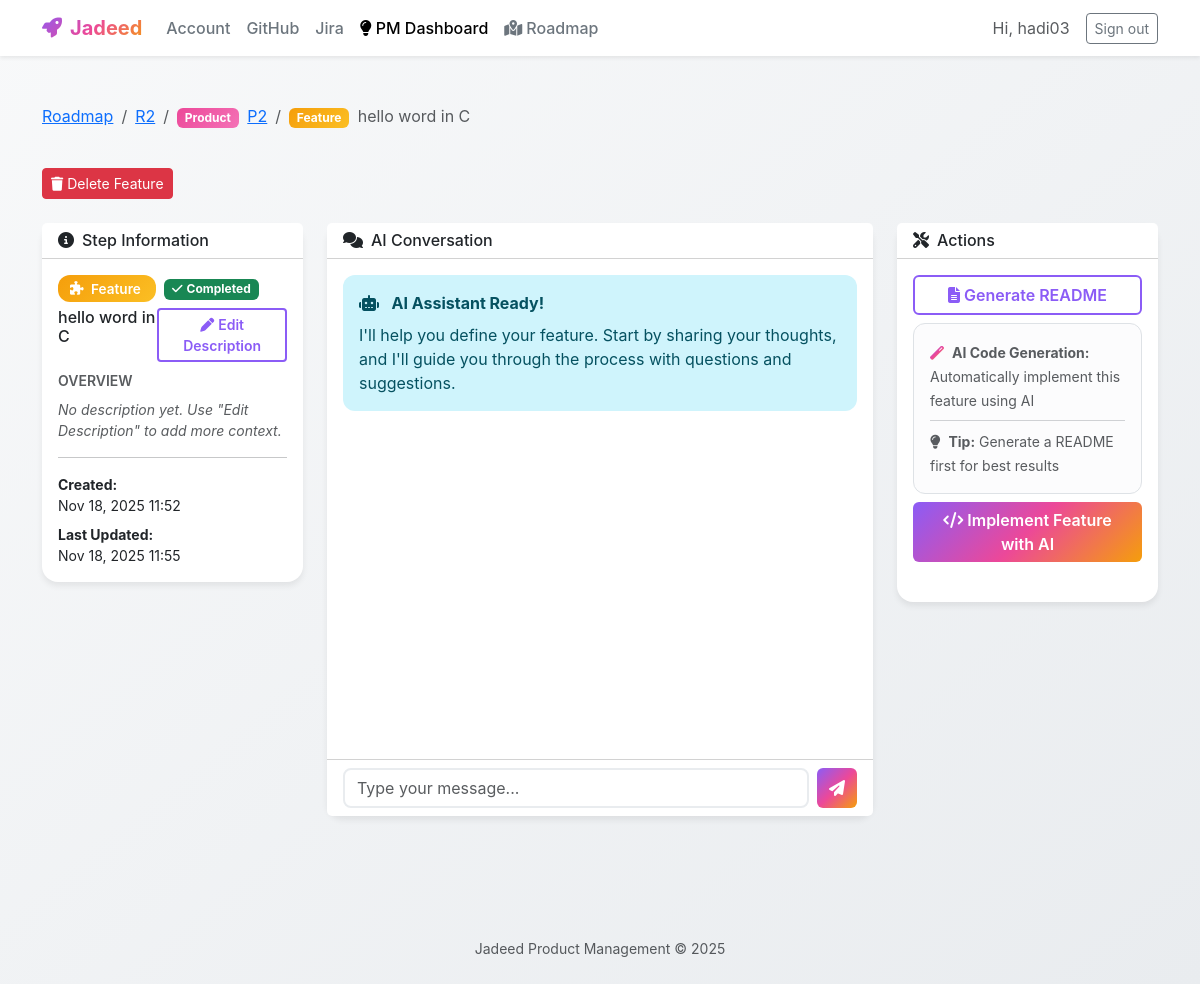
The app's page /product-management/workflow/71/ (signed in) with its own data.
### product_management/models.py (models this page shows, shortened)
class Project(models.Model):
    name = models.CharField(max_length=255)
    description = models.TextField(blank=True)
    user = models.ForeignKey(User, on_delete=models.CASCADE, related_name='pm_projects')
    github_repository = models.ForeignKey(
        GitHubRepository,
        on_delete=models.SET_NULL,
        null=True,
        blank=True,
        related_name='pm_projects'
    )
    created_at = models.DateTimeField(auto_now_add=True)
    updated_at = models.DateTimeField(auto_now=True)
    class Meta:
        verbose_name = "Project"
        verbose_name_plural = "Projects"
        ordering = ['-created_at']

class WorkflowStep(models.Model):
    STEP_CHOICES = [
        ('vision', 'Vision'),
        ('initiative', 'Initiative'),
        ('portfolio', 'Portfolio'),
        ('product', 'Product'),
        ('feature', 'Feature'),
    ]
    STATUS_CHOICES = [
        ('backlog', 'Backlog'),
        ('todo', 'To Do'),
        ('in_progress', 'In Progress'),
        ('completed', 'Completed'),
    ]
    project = models.ForeignKey(Project, on_delete=models.CASCADE, related_name='workflow_steps', null=True, blank=True)
    user = models.ForeignKey('auth.User', on_delete=models.CASCADE, related_name='workflow_steps', null=True, blank=True)
    step_type = models.CharField(max_length=20, choices=STEP_CHOICES)
    title = models.CharField(max_length=255)
    description = models.TextField(blank=True)
    reference_id = models.CharField(max_length=20, unique=True, blank=True, null=True)
    parent_step = models.ForeignKey(
        'self',
        on_delete=models.CASCADE,
        null=True,
        blank=True,
        related_name='child_steps'
    )
    conversation_history = models.JSONField(default=list, blank=True)
    readme_content = models.TextField(blank=True)
    readme_generated_at = models.DateTimeField(null=True, blank=True)
    status = models.CharField(max_length=20, choices=STATUS_CHOICES, default='backlog')
    is_completed = models.BooleanField(default=False)
    created_at = models.DateTimeField(auto_now_add=True)
    updated_at = models.DateTimeField(auto_now=True)
    class Meta:
        verbose_name = "Workflow Step"
        verbose_name_plural = "Workflow Steps"
        ordering = ['step_type', '-created_at']
        indexes = [
            models.Index(fields=['project', 'step_type']),
            models.Index(fields=['parent_step']),
        ]

### product_management/views.py (the view)
# urls.py: path('workflow/<int:step_id>/', views.workflow_chat, name='workflow_chat'),
@login_required
def workflow_chat(request, step_id):
    workflow_step = get_object_or_404(WorkflowStep, id=step_id)
    if workflow_step.project:
        if workflow_step.project.user != request.user:
            from django.http import Http404
            raise Http404("Workflow step not found.")
    elif workflow_step.user and workflow_step.user != request.user:
        from django.http import Http404
        raise Http404("Workflow step not found.")
    hierarchy = []
    current = workflow_step
    while current:
        hierarchy.insert(0, current)
        current = current.parent_step
    conversation_json = json.dumps(workflow_step.conversation_history or [])
    context = {
        'workflow_step': workflow_step,
        'project': workflow_step.project,
        'hierarchy': hierarchy,
        'conversation_json': conversation_json,
    }
    return render(request, 'product_management/workflow_chat.html', context)

### product_management/templates/product_management/workflow_chat.html (shortened to what this page needs)
{% extends 'product_management/base.html' %}
{% block content %}
<div class="row mb-4">
    <div class="col-12">
        <nav aria-label="breadcrumb">
            <ol class="breadcrumb">
                <li class="breadcrumb-item"><a href="{% url 'product_management:hierarchy' %}">Roadmap</a></li>
                {% if project %}
                <li class="breadcrumb-item"><a href="{% url 'product_management:project_detail' project.id %}">{{ project.name }}</a></li>
                {% endif %}
                {% for item in hierarchy %}
                    {% if forloop.last %}
                        <li class="breadcrumb-item active" aria-current="page">
                            <span class="badge badge-{{ item.step_type }} me-1">{{ item.get_step_type_display }}</span>
                            {{ item.title }}
                        </li>
                    {% else %}
                        <li class="breadcrumb-item">
                            <span class="badge badge-{{ item.step_type }} me-1">{{ item.get_step_type_display }}</span>
                            {% if item.step_type == 'product' %}
                                <a href="{% url 'product_management:product_steps' item.id %}">{{ item.title }}</a>
                            {% elif item.step_type == 'feature' %}
                                <a href="{% url 'product_management:feature_steps' item.id %}">{{ item.title }}</a>
                            {% else %}
                                <a href="{% url 'product_management:workflow_chat' item.id %}">{{ item.title }}</a>
                            {% endif %}
                        </li>
                    {% endif %}
                {% endfor %}
            </ol>
        </nav>
    </div>
</div>
<div class="row mb-4">
    <div class="col-12">
        <div class="d-flex justify-content-between align-items-start">
            <div>
                <button class="btn btn-danger btn-sm delete-workflow-step-btn"
                        data-step-id="{{ workflow_step.id }}"
                        data-step-title="{{ workflow_step.title }}"
                        data-step-type="{{ workflow_step.get_step_type_display }}">
                    <i class="fas fa-trash me-1"></i>Delete {{ workflow_step.get_step_type_display }}
                </button>
            </div>
        </div>
    </div>
</div>
<div class="row">
    <div class="col-lg-3">
        <div class="card mb-3">
            <div class="card-header bg-white">
                <h6 class="mb-0"><i class="fas fa-info-circle me-2"></i>Step Information</h6>
            </div>
            <div class="card-body">
                <div class="mb-2">
                    <span class="workflow-badge badge-{{ workflow_step.step_type }}">
                        {% if workflow_step.step_type == 'vision' %}<i class="fas fa-eye me-1"></i>
                        {% elif workflow_step.step_type == 'initiative' %}<i class="fas fa-flag me-1"></i>
                        {% elif workflow_step.step_type == 'portfolio' %}<i class="fas fa-folder me-1"></i>
                        {% elif workflow_step.step_type == 'product' %}<i class="fas fa-box me-1"></i>
                        {% elif workflow_step.step_type == 'feature' %}<i class="fas fa-puzzle-piece me-1"></i>
                        {% endif %}
                        {{ workflow_step.get_step_type_display }}
                    </span>
                    {% if workflow_step.is_completed %}
                    <span class="badge bg-success ms-2"><i class="fas fa-check me-1"></i>Completed</span>
                    {% endif %}
                </div>
                <div class="d-flex justify-content-between align-items-start mb-2">
                    <h6 class="mb-0">{{ workflow_step.title }}</h6>
                    <button type="button"
                            class="btn btn-sm btn-creative-outline"
                            id="editDescriptionBtn">
                        <i class="fas fa-pen me-1"></i>Edit Description
                    </button>
                </div>
                <div class="small text-muted text-uppercase fw-semibold mb-2">
                    Overview
                </div>
                <div id="workflowDescriptionDisplay">
                    {% if workflow_step.description %}
                    <div class="small text-muted" id="workflowDescriptionText">
                        {{ workflow_step.description|linebreaksbr }}
                    </div>
                    {% else %}
                    <div class="small text-muted fst-italic" id="workflowDescriptionText">
                        No description yet. Use "Edit Description" to add more context.
                    </div>
                    {% endif %}
                </div>
                <hr>
                <div class="small">
                    <div class="mb-2">
                        <strong>Created:</strong><br>
                        {{ workflow_step.created_at|date:"M d, Y H:i" }}
                    </div>
                    <div>
                        <strong>Last Updated:</strong><br>
                        {{ workflow_step.updated_at|date:"M d, Y H:i" }}
                    </div>
                </div>
            </div>
        </div>
    </div>
    <div class="col-lg-6">
        <div class="card mb-4">
            <div class="card-header bg-white">
                <h6 class="mb-0"><i class="fas fa-comments me-2"></i>AI Conversation</h6>
            </div>
            <div class="card-body" style="height: 500px; overflow-y: auto;" id="chatContainer">
                <div id="chatMessages">
                    <div class="alert alert-info">
                        <i class="fas fa-robot me-2"></i>
                        <strong>AI Assistant Ready!</strong>
                        <p class="mb-0 mt-2">I'll help you define your {{ workflow_step.get_step_type_display|lower }}. Start by sharing your thoughts, and I'll guide you through the process with questions and suggestions.</p>
                    </div>
                </div>
            </div>
            <div class="card-footer bg-white">
                <form id="chatForm" class="d-flex gap-2">
                    <input type="text" class="form-control" id="messageInput" placeholder="Type your message..." autocomplete="off">
                    <button type="submit" class="btn btn-creative" id="sendBtn">
                        <i class="fas fa-paper-plane"></i>
                    </button>
                </form>
            </div>
        </div>
    </div>
    <div class="col-lg-3">
        <div class="card">
            <div class="card-header bg-white">
                <h6 class="mb-0"><i class="fas fa-tools me-2"></i>Actions</h6>
            </div>
            <div class="card-body">
                <button class="btn btn-creative-outline w-100 mb-2" id="generateReadmeBtn">
                    <i class="fas fa-file-alt me-1"></i>Generate README
                </button>
                {% if workflow_step.step_type == 'feature' and project.github_repository %}
                <div class="mb-3">
                    <div class="alert alert-light border mb-2">
                        <small class="text-muted">
                            <i class="fas fa-magic text-creative me-1"></i>
                            <strong>AI Code Generation:</strong> Automatically implement this feature using AI
                        </small>
                        <hr class="my-2">
                        <small class="text-muted">
                            <i class="fas fa-lightbulb me-1"></i>
                            <strong>Tip:</strong> Generate a README first for best results
                        </small>
                    </div>
                    <button class="btn btn-creative w-100 mb-2" id="requestCodeChangeBtn">
                        <i class="fas fa-code me-1"></i>Implement Feature with AI
                    </button>
                </div>
                {% endif %}
            </div>
        </div>
    </div>
</div>
{% endblock %}

### product_management/templates/product_management/base.html (shortened to what this page needs)
{% load static %}
<!DOCTYPE html>
<html lang="en">
<head>
    <link href="https://cdn.jsdelivr.net/npm/bootstrap@5.3.3/dist/css/bootstrap.min.css" rel="stylesheet">
    <link rel="stylesheet" href="https://cdnjs.cloudflare.com/ajax/libs/font-awesome/6.4.0/css/all.min.css">
</head>
<body>
    <nav class="navbar navbar-expand-lg navbar-light bg-white shadow-sm mb-4">
        <div class="container">
            <a class="navbar-brand" href="{% url 'accounts:index' %}">
                <i class="fas fa-rocket me-2"></i>Jadeed
            </a>
            <div class="collapse navbar-collapse" id="navbarNav">
                <ul class="navbar-nav me-auto">
                    <li class="nav-item">
                        <a class="nav-link" href="{% url 'accounts:index' %}">Account</a>
                    </li>
                    <li class="nav-item">
                        <a class="nav-link" href="{% url 'github:index' %}">GitHub</a>
                    </li>
                    <li class="nav-item">
                        <a class="nav-link" href="{% url 'jira:issues' %}">Jira</a>
                    </li>
                    <li class="nav-item">
                        <a class="nav-link active" href="{% url 'product_management:index' %}">
                            <i class="fas fa-lightbulb me-1"></i>PM Dashboard
                        </a>
                    </li>
                    <li class="nav-item">
                        <a class="nav-link" href="{% url 'product_management:hierarchy' %}">
                            <i class="fas fa-map-marked-alt me-1"></i>Roadmap
                        </a>
                    </li>
                </ul>
                <div class="d-flex align-items-center gap-3">
                    {% if user.is_authenticated %}
                        <span class="text-muted">Hi, {{ user.username }}</span>
                        <form action="{% url 'accounts:logout' %}" method="post" class="m-0">
                            <button class="btn btn-sm btn-outline-secondary" type="submit">Sign out</button>
                        </form>
                    {% else %}
                        <a class="btn btn-sm btn-outline-secondary" href="{% url 'accounts:login' %}">Sign in</a>
                        <a class="btn btn-sm btn-creative" href="{% url 'accounts:signup' %}">Sign up</a>
                    {% endif %}
                </div>
            </div>
        </div>
    </nav>
    <main class="container py-4">
        {% block content %}{% endblock %}
    </main>
    <footer class="text-center text-muted py-4 mt-5">
        <div class="container">
            <small>Jadeed Product Management &copy; 2025</small>
        </div>
    </footer>
</body>
</html>

### records on screen
Project: name "R2"
WorkflowStep: step_type "Product", title "P2"
WorkflowStep: step_type "Feature", title "hello word in C", created_at "Nov 18, 2025 11:52", updated_at "Nov 18, 2025 11:55", step_type "feature"

### other values on screen
{{ user.username }} "hadi03"
